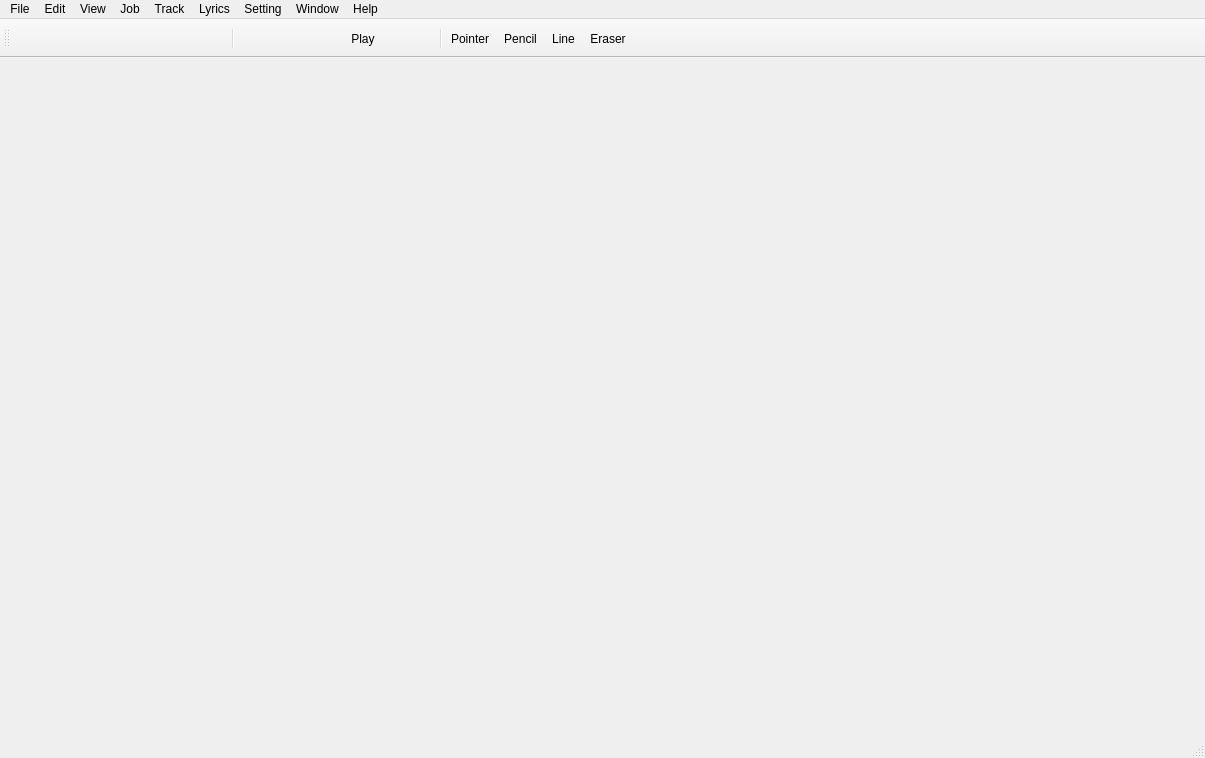
<?xml version="1.0" encoding="UTF-8"?>
<ui version="4.0">
 <class>WindowMainView</class>
 <widget class="QMainWindow" name="WindowMainView">
  <property name="geometry">
   <rect>
    <x>0</x>
    <y>0</y>
    <width>1205</width>
    <height>758</height>
   </rect>
  </property>
  <property name="windowTitle">
   <string notr="true">Cadencii</string>
  </property>
  <property name="windowIcon">
   <iconset resource="../Cadencii.qrc">
    <normaloff>:/icons/resources/icon.ico</normaloff>:/icons/resources/icon.ico</iconset>
  </property>
  <property name="toolButtonStyle">
   <enum>Qt::ToolButtonIconOnly</enum>
  </property>
  <property name="tabShape">
   <enum>QTabWidget::Rounded</enum>
  </property>
  <property name="unifiedTitleAndToolBarOnMac">
   <bool>true</bool>
  </property>
  <widget class="QSplitter" name="splitter_3">
   <property name="lineWidth">
    <number>0</number>
   </property>
   <property name="orientation">
    <enum>Qt::Horizontal</enum>
   </property>
   <property name="handleWidth">
    <number>1</number>
   </property>
   <widget class="QSplitter" name="splitter">
    <property name="sizePolicy">
     <sizepolicy hsizetype="Preferred" vsizetype="Preferred">
      <horstretch>0</horstretch>
      <verstretch>0</verstretch>
     </sizepolicy>
    </property>
    <property name="lineWidth">
     <number>0</number>
    </property>
    <property name="orientation">
     <enum>Qt::Vertical</enum>
    </property>
    <property name="opaqueResize">
     <bool>true</bool>
    </property>
    <property name="childrenCollapsible">
     <bool>false</bool>
    </property>
    <widget class="QWidget" name="layoutWidget1">
     <layout class="QVBoxLayout" name="verticalLayout1">
      <property name="spacing">
       <number>0</number>
      </property>
      <item>
       <widget class="QWidget" name="pianoRoll" native="true"/>
      </item>
     </layout>
    </widget>
    <widget class="QWidget" name="layoutWidget3">
     <layout class="QVBoxLayout" name="verticalLayout3">
      <property name="spacing">
       <number>0</number>
      </property>
      <item>
       <widget class="QWidget" name="curveView" native="true"/>
      </item>
     </layout>
    </widget>
   </widget>
  </widget>
  <widget class="QMenuBar" name="menuBar">
   <property name="geometry">
    <rect>
     <x>0</x>
     <y>0</y>
     <width>1205</width>
     <height>22</height>
    </rect>
   </property>
   <widget class="QMenu" name="menuFile">
    <property name="title">
     <string>File</string>
    </property>
    <addaction name="actionNew"/>
    <addaction name="actionOpen_2"/>
    <addaction name="actionSave"/>
    <addaction name="actionSave_as"/>
    <addaction name="separator"/>
    <addaction name="action_open_vsq_vocaloid_midi"/>
    <addaction name="actionOpen_UTAU_project_file"/>
    <addaction name="actionImport"/>
    <addaction name="actionExport"/>
    <addaction name="separator"/>
    <addaction name="actionOpenRecent"/>
   </widget>
   <widget class="QMenu" name="menuEdit">
    <property name="title">
     <string>Edit</string>
    </property>
    <addaction name="actionUndo"/>
    <addaction name="actionRedo"/>
    <addaction name="separator"/>
    <addaction name="actionCut"/>
    <addaction name="actionCopy"/>
    <addaction name="actionPaste"/>
    <addaction name="actionDelete"/>
    <addaction name="separator"/>
    <addaction name="actionAutoNormalizeMode"/>
    <addaction name="separator"/>
    <addaction name="actionSelectAll"/>
    <addaction name="actionSelectAllEvents"/>
   </widget>
   <widget class="QMenu" name="menuView">
    <property name="title">
     <string>View</string>
    </property>
    <addaction name="actionControlTrack"/>
    <addaction name="actionMixer"/>
    <addaction name="actionWaveform"/>
    <addaction name="actionIconPalette"/>
    <addaction name="actionPropertyWindow"/>
    <addaction name="actionNavigation"/>
    <addaction name="separator"/>
    <addaction name="actionGridLine"/>
    <addaction name="separator"/>
    <addaction name="actionStartMarker"/>
    <addaction name="actionEndMarker"/>
    <addaction name="separator"/>
    <addaction name="actionLyricsPhoneme"/>
    <addaction name="actionNoteExpressionVibrato"/>
    <addaction name="actionPitchLine"/>
   </widget>
   <widget class="QMenu" name="menuJob">
    <property name="title">
     <string>Job</string>
    </property>
    <addaction name="actionNormalizeNotes"/>
    <addaction name="actionInsertBars"/>
    <addaction name="actionDeleteBars"/>
    <addaction name="actionRandomize"/>
    <addaction name="actionConnectNotes"/>
    <addaction name="actionInsertLyrics"/>
   </widget>
   <widget class="QMenu" name="menuTrack">
    <property name="title">
     <string>Track</string>
    </property>
    <widget class="QMenu" name="menuRenderer">
     <property name="title">
      <string>Renderer</string>
     </property>
     <addaction name="actionVOCALOID1"/>
     <addaction name="actionVOCALOID2"/>
     <addaction name="actionUTAU"/>
     <addaction name="actionVConnect_STAND"/>
    </widget>
    <addaction name="actionTrackOn"/>
    <addaction name="separator"/>
    <addaction name="actionAddTrack"/>
    <addaction name="actionCopyTrack"/>
    <addaction name="actionRenameTrack"/>
    <addaction name="actionDeleteTrack"/>
    <addaction name="separator"/>
    <addaction name="actionRenderCurrentTrack"/>
    <addaction name="actionRenderAllTracks"/>
    <addaction name="separator"/>
    <addaction name="actionOverlay"/>
    <addaction name="menuRenderer"/>
    <addaction name="separator"/>
    <addaction name="actionBGM"/>
   </widget>
   <widget class="QMenu" name="menuLyrics">
    <property name="title">
     <string>Lyrics</string>
    </property>
    <addaction name="actionNote_expression_property"/>
    <addaction name="actionNote_vibrato_property"/>
    <addaction name="actionApply_UTAU_parameters"/>
    <addaction name="actionPhoneme_transformation"/>
    <addaction name="actionUser_word_dictionary"/>
    <addaction name="actionCopy_vibrato_config_to_preset"/>
   </widget>
   <widget class="QMenu" name="menuSetting">
    <property name="title">
     <string>Setting</string>
    </property>
    <widget class="QMenu" name="menuQuantize">
     <property name="title">
      <string>Quantize</string>
     </property>
     <addaction name="action1_4"/>
     <addaction name="action1_8"/>
     <addaction name="action1_16"/>
     <addaction name="action1_32"/>
     <addaction name="action1_64"/>
     <addaction name="action1_128"/>
     <addaction name="actionOff"/>
     <addaction name="separator"/>
     <addaction name="actionTriplet"/>
    </widget>
    <addaction name="actionSequence_config"/>
    <addaction name="menuQuantize"/>
    <addaction name="separator"/>
    <addaction name="actionShortcut_key"/>
    <addaction name="actionVibrato_preset"/>
    <addaction name="separator"/>
    <addaction name="actionSinging_style_defaults"/>
   </widget>
   <widget class="QMenu" name="menuWindow">
    <property name="title">
     <string>Window</string>
    </property>
    <addaction name="actionMinimize"/>
   </widget>
   <widget class="QMenu" name="menuHelp">
    <property name="title">
     <string>Help</string>
    </property>
    <addaction name="actionManual_PDF"/>
    <addaction name="actionLog"/>
   </widget>
   <addaction name="menuFile"/>
   <addaction name="menuEdit"/>
   <addaction name="menuView"/>
   <addaction name="menuJob"/>
   <addaction name="menuTrack"/>
   <addaction name="menuLyrics"/>
   <addaction name="menuSetting"/>
   <addaction name="menuWindow"/>
   <addaction name="menuHelp"/>
  </widget>
  <widget class="QToolBar" name="mainToolBar">
   <property name="sizePolicy">
    <sizepolicy hsizetype="Preferred" vsizetype="Minimum">
     <horstretch>0</horstretch>
     <verstretch>0</verstretch>
    </sizepolicy>
   </property>
   <property name="movable">
    <bool>true</bool>
   </property>
   <property name="iconSize">
    <size>
     <width>18</width>
     <height>24</height>
    </size>
   </property>
   <property name="toolButtonStyle">
    <enum>Qt::ToolButtonTextBesideIcon</enum>
   </property>
   <property name="floatable">
    <bool>true</bool>
   </property>
   <attribute name="toolBarArea">
    <enum>TopToolBarArea</enum>
   </attribute>
   <attribute name="toolBarBreak">
    <bool>false</bool>
   </attribute>
   <addaction name="action_16"/>
   <addaction name="action_17"/>
   <addaction name="action_18"/>
   <addaction name="action_19"/>
   <addaction name="action_20"/>
   <addaction name="action_21"/>
   <addaction name="action_22"/>
   <addaction name="action_23"/>
   <addaction name="separator"/>
   <addaction name="action_24"/>
   <addaction name="action_25"/>
   <addaction name="action_26"/>
   <addaction name="toolActionToEnd"/>
   <addaction name="toolActionPlay"/>
   <addaction name="action_27"/>
   <addaction name="action_28"/>
   <addaction name="separator"/>
   <addaction name="toolActionPointer"/>
   <addaction name="toolActionPencil"/>
   <addaction name="toolActionLine"/>
   <addaction name="toolActionEraser"/>
   <addaction name="action_29"/>
   <addaction name="action_30"/>
   <addaction name="action_31"/>
  </widget>
  <widget class="QStatusBar" name="statusBar"/>
  <action name="actionOpen">
   <property name="text">
    <string>Open</string>
   </property>
  </action>
  <action name="action_16">
   <property name="icon">
    <iconset resource="../Cadencii.qrc">
     <normaloff>:/icons/resources/disk__plus.png</normaloff>:/icons/resources/disk__plus.png</iconset>
   </property>
   <property name="text">
    <string/>
   </property>
  </action>
  <action name="actionNew">
   <property name="text">
    <string>New</string>
   </property>
  </action>
  <action name="actionOpen_2">
   <property name="text">
    <string>Open</string>
   </property>
  </action>
  <action name="actionSave">
   <property name="text">
    <string>Save</string>
   </property>
  </action>
  <action name="actionSave_as">
   <property name="text">
    <string>Save as</string>
   </property>
  </action>
  <action name="action_open_vsq_vocaloid_midi">
   <property name="text">
    <string>Open VSQ/Vocaloid MIDI</string>
   </property>
  </action>
  <action name="actionOpen_UTAU_project_file">
   <property name="text">
    <string>Open UTAU project file</string>
   </property>
  </action>
  <action name="actionImport">
   <property name="text">
    <string>Import</string>
   </property>
  </action>
  <action name="actionExport">
   <property name="text">
    <string>Export</string>
   </property>
  </action>
  <action name="actionOpenRecent">
   <property name="text">
    <string>Open Recent</string>
   </property>
  </action>
  <action name="actionUndo">
   <property name="text">
    <string>Undo</string>
   </property>
  </action>
  <action name="actionRedo">
   <property name="text">
    <string>Redo</string>
   </property>
  </action>
  <action name="actionCut">
   <property name="text">
    <string>Cut</string>
   </property>
  </action>
  <action name="actionCopy">
   <property name="text">
    <string>Copy</string>
   </property>
  </action>
  <action name="actionPaste">
   <property name="text">
    <string>Paste</string>
   </property>
  </action>
  <action name="actionDelete">
   <property name="text">
    <string>Delete</string>
   </property>
  </action>
  <action name="actionAutoNormalizeMode">
   <property name="text">
    <string>Auto normalize mode</string>
   </property>
  </action>
  <action name="actionSelectAll">
   <property name="text">
    <string>Select all</string>
   </property>
  </action>
  <action name="actionSelectAllEvents">
   <property name="text">
    <string>Select all events</string>
   </property>
  </action>
  <action name="actionControlTrack">
   <property name="text">
    <string>Control track</string>
   </property>
  </action>
  <action name="actionMixer">
   <property name="text">
    <string>Mixer</string>
   </property>
  </action>
  <action name="actionWaveform">
   <property name="text">
    <string>Waveform</string>
   </property>
  </action>
  <action name="actionIconPalette">
   <property name="text">
    <string>Icon palette</string>
   </property>
  </action>
  <action name="actionPropertyWindow">
   <property name="text">
    <string>Property window</string>
   </property>
  </action>
  <action name="actionNavigation">
   <property name="text">
    <string>Navigation</string>
   </property>
  </action>
  <action name="actionGridLine">
   <property name="text">
    <string>Grid line</string>
   </property>
  </action>
  <action name="actionStartMarker">
   <property name="text">
    <string>Start marker</string>
   </property>
  </action>
  <action name="actionEndMarker">
   <property name="text">
    <string>End marker</string>
   </property>
  </action>
  <action name="actionLyricsPhoneme">
   <property name="text">
    <string>Lyrics/Phoneme</string>
   </property>
  </action>
  <action name="actionNoteExpressionVibrato">
   <property name="text">
    <string>Note expression/Vibrato</string>
   </property>
  </action>
  <action name="actionPitchLine">
   <property name="text">
    <string>Pitch line</string>
   </property>
  </action>
  <action name="actionNormalizeNotes">
   <property name="text">
    <string>Normalize notes</string>
   </property>
  </action>
  <action name="actionInsertBars">
   <property name="text">
    <string>Insert bars</string>
   </property>
  </action>
  <action name="actionDeleteBars">
   <property name="text">
    <string>Delete bars</string>
   </property>
  </action>
  <action name="actionRandomize">
   <property name="text">
    <string>Randomize</string>
   </property>
  </action>
  <action name="actionConnectNotes">
   <property name="text">
    <string>Connect notes</string>
   </property>
  </action>
  <action name="actionInsertLyrics">
   <property name="text">
    <string>Insert lyrics</string>
   </property>
  </action>
  <action name="actionTrackOn">
   <property name="text">
    <string>Track on</string>
   </property>
  </action>
  <action name="actionAddTrack">
   <property name="text">
    <string>Add track</string>
   </property>
  </action>
  <action name="actionCopyTrack">
   <property name="text">
    <string>Copy track</string>
   </property>
  </action>
  <action name="actionRenameTrack">
   <property name="text">
    <string>Rename track</string>
   </property>
  </action>
  <action name="actionDeleteTrack">
   <property name="text">
    <string>Delete track</string>
   </property>
  </action>
  <action name="actionRenderCurrentTrack">
   <property name="text">
    <string>Render current track</string>
   </property>
  </action>
  <action name="actionRenderAllTracks">
   <property name="text">
    <string>Render all tracks</string>
   </property>
  </action>
  <action name="actionOverlay">
   <property name="text">
    <string>Overlay</string>
   </property>
  </action>
  <action name="actionBGM">
   <property name="text">
    <string>BGM</string>
   </property>
  </action>
  <action name="actionVOCALOID1">
   <property name="text">
    <string>VOCALOID1</string>
   </property>
  </action>
  <action name="actionVOCALOID2">
   <property name="text">
    <string>VOCALOID2</string>
   </property>
  </action>
  <action name="actionUTAU">
   <property name="text">
    <string>UTAU</string>
   </property>
  </action>
  <action name="actionVConnect_STAND">
   <property name="text">
    <string>vConnect-STAND</string>
   </property>
  </action>
  <action name="actionNote_expression_property">
   <property name="text">
    <string>Note expression property</string>
   </property>
  </action>
  <action name="actionNote_vibrato_property">
   <property name="text">
    <string>Note vibrato property</string>
   </property>
  </action>
  <action name="actionApply_UTAU_parameters">
   <property name="text">
    <string>Apply UTAU parameters</string>
   </property>
  </action>
  <action name="actionPhoneme_transformation">
   <property name="text">
    <string>Phoneme transformation</string>
   </property>
  </action>
  <action name="actionUser_word_dictionary">
   <property name="text">
    <string>User word dictionary</string>
   </property>
  </action>
  <action name="actionCopy_vibrato_config_to_preset">
   <property name="text">
    <string>Copy vibrato config to preset</string>
   </property>
  </action>
  <action name="actionSequence_config">
   <property name="text">
    <string>Sequence config</string>
   </property>
  </action>
  <action name="actionShortcut_key">
   <property name="text">
    <string>Shortcut key</string>
   </property>
  </action>
  <action name="actionVibrato_preset">
   <property name="text">
    <string>Vibrato preset</string>
   </property>
  </action>
  <action name="actionSinging_style_defaults">
   <property name="text">
    <string>Singing style defaults</string>
   </property>
  </action>
  <action name="action1_4">
   <property name="text">
    <string>1/4</string>
   </property>
  </action>
  <action name="action1_8">
   <property name="text">
    <string>1/8</string>
   </property>
  </action>
  <action name="action1_16">
   <property name="text">
    <string>1/16</string>
   </property>
  </action>
  <action name="action1_32">
   <property name="text">
    <string>1/32</string>
   </property>
  </action>
  <action name="action1_64">
   <property name="text">
    <string>1/64</string>
   </property>
  </action>
  <action name="action1_128">
   <property name="text">
    <string>1/128</string>
   </property>
  </action>
  <action name="actionOff">
   <property name="text">
    <string>Off</string>
   </property>
  </action>
  <action name="actionTriplet">
   <property name="text">
    <string>Triplet</string>
   </property>
  </action>
  <action name="actionMinimize">
   <property name="text">
    <string>Minimize</string>
   </property>
  </action>
  <action name="actionManual_PDF">
   <property name="text">
    <string>Manual (PDF)</string>
   </property>
  </action>
  <action name="actionLog">
   <property name="text">
    <string>Log</string>
   </property>
  </action>
  <action name="action_17">
   <property name="icon">
    <iconset resource="../Cadencii.qrc">
     <normaloff>:/icons/resources/folder_horizontal_open.png</normaloff>:/icons/resources/folder_horizontal_open.png</iconset>
   </property>
   <property name="text">
    <string/>
   </property>
  </action>
  <action name="action_18">
   <property name="icon">
    <iconset resource="../Cadencii.qrc">
     <normaloff>:/icons/resources/disk.png</normaloff>:/icons/resources/disk.png</iconset>
   </property>
   <property name="text">
    <string/>
   </property>
  </action>
  <action name="action_19">
   <property name="icon">
    <iconset resource="../Cadencii.qrc">
     <normaloff>:/icons/resources/scissors.png</normaloff>:/icons/resources/scissors.png</iconset>
   </property>
   <property name="text">
    <string/>
   </property>
  </action>
  <action name="action_20">
   <property name="icon">
    <iconset resource="../Cadencii.qrc">
     <normaloff>:/icons/resources/documents.png</normaloff>:/icons/resources/documents.png</iconset>
   </property>
   <property name="text">
    <string/>
   </property>
  </action>
  <action name="action_21">
   <property name="icon">
    <iconset resource="../Cadencii.qrc">
     <normaloff>:/icons/resources/clipboard_paste.png</normaloff>:/icons/resources/clipboard_paste.png</iconset>
   </property>
   <property name="text">
    <string/>
   </property>
  </action>
  <action name="action_22">
   <property name="icon">
    <iconset resource="../Cadencii.qrc">
     <normaloff>:/icons/resources/arrow_skip_180.png</normaloff>:/icons/resources/arrow_skip_180.png</iconset>
   </property>
   <property name="text">
    <string/>
   </property>
  </action>
  <action name="action_23">
   <property name="icon">
    <iconset resource="../Cadencii.qrc">
     <normaloff>:/icons/resources/arrow_skip.png</normaloff>:/icons/resources/arrow_skip.png</iconset>
   </property>
   <property name="text">
    <string/>
   </property>
  </action>
  <action name="action_24">
   <property name="icon">
    <iconset resource="../Cadencii.qrc">
     <normaloff>:/icons/resources/control_stop_180.png</normaloff>:/icons/resources/control_stop_180.png</iconset>
   </property>
   <property name="text">
    <string/>
   </property>
  </action>
  <action name="action_25">
   <property name="icon">
    <iconset resource="../Cadencii.qrc">
     <normaloff>:/icons/resources/control_double_180.png</normaloff>:/icons/resources/control_double_180.png</iconset>
   </property>
   <property name="text">
    <string/>
   </property>
  </action>
  <action name="action_26">
   <property name="icon">
    <iconset resource="../Cadencii.qrc">
     <normaloff>:/icons/resources/control_double.png</normaloff>:/icons/resources/control_double.png</iconset>
   </property>
   <property name="text">
    <string/>
   </property>
  </action>
  <action name="toolActionPlay">
   <property name="icon">
    <iconset resource="../Cadencii.qrc">
     <normaloff>:/icons/resources/control.png</normaloff>:/icons/resources/control.png</iconset>
   </property>
   <property name="text">
    <string>Play</string>
   </property>
   <property name="iconVisibleInMenu">
    <bool>true</bool>
   </property>
  </action>
  <action name="action_27">
   <property name="checkable">
    <bool>true</bool>
   </property>
   <property name="icon">
    <iconset resource="../Cadencii.qrc">
     <normaloff>:/icons/resources/arrow_circle_double.png</normaloff>:/icons/resources/arrow_circle_double.png</iconset>
   </property>
   <property name="text">
    <string/>
   </property>
  </action>
  <action name="action_28">
   <property name="checkable">
    <bool>true</bool>
   </property>
   <property name="icon">
    <iconset resource="../Cadencii.qrc">
     <normaloff>:/icons/resources/arrow_return.png</normaloff>:/icons/resources/arrow_return.png</iconset>
   </property>
   <property name="text">
    <string/>
   </property>
  </action>
  <action name="toolActionPointer">
   <property name="checkable">
    <bool>true</bool>
   </property>
   <property name="icon">
    <iconset resource="../Cadencii.qrc">
     <normaloff>:/icons/resources/arrow_135.png</normaloff>:/icons/resources/arrow_135.png</iconset>
   </property>
   <property name="text">
    <string>Pointer</string>
   </property>
  </action>
  <action name="toolActionPencil">
   <property name="checkable">
    <bool>true</bool>
   </property>
   <property name="icon">
    <iconset resource="../Cadencii.qrc">
     <normaloff>:/icons/resources/pencil.png</normaloff>:/icons/resources/pencil.png</iconset>
   </property>
   <property name="text">
    <string>Pencil</string>
   </property>
  </action>
  <action name="toolActionLine">
   <property name="checkable">
    <bool>true</bool>
   </property>
   <property name="icon">
    <iconset resource="../Cadencii.qrc">
     <normaloff>:/icons/resources/layer_shape_line.png</normaloff>:/icons/resources/layer_shape_line.png</iconset>
   </property>
   <property name="text">
    <string>Line</string>
   </property>
  </action>
  <action name="toolActionEraser">
   <property name="checkable">
    <bool>true</bool>
   </property>
   <property name="icon">
    <iconset resource="../Cadencii.qrc">
     <normaloff>:/icons/resources/eraser.png</normaloff>:/icons/resources/eraser.png</iconset>
   </property>
   <property name="text">
    <string>Eraser</string>
   </property>
  </action>
  <action name="action_29">
   <property name="checkable">
    <bool>true</bool>
   </property>
   <property name="icon">
    <iconset resource="../Cadencii.qrc">
     <normaloff>:/icons/resources/ruler_crop.png</normaloff>:/icons/resources/ruler_crop.png</iconset>
   </property>
   <property name="text">
    <string/>
   </property>
  </action>
  <action name="action_30">
   <property name="checkable">
    <bool>true</bool>
   </property>
   <property name="icon">
    <iconset resource="../Cadencii.qrc">
     <normaloff>:/icons/resources/layer_shape_curve.png</normaloff>:/icons/resources/layer_shape_curve.png</iconset>
   </property>
   <property name="text">
    <string/>
   </property>
  </action>
  <action name="action_31">
   <property name="checkable">
    <bool>true</bool>
   </property>
   <property name="icon">
    <iconset resource="../Cadencii.qrc">
     <normaloff>:/icons/resources/piano.png</normaloff>:/icons/resources/piano.png</iconset>
   </property>
   <property name="text">
    <string/>
   </property>
  </action>
  <action name="toolActionToEnd">
   <property name="icon">
    <iconset resource="../Cadencii.qrc">
     <normaloff>:/icons/resources/control_stop.png</normaloff>:/icons/resources/control_stop.png</iconset>
   </property>
   <property name="text">
    <string/>
   </property>
  </action>
 </widget>
 <layoutdefault spacing="6" margin="11"/>
 <resources>
  <include location="../Cadencii.qrc"/>
 </resources>
 <connections/>
</ui>
